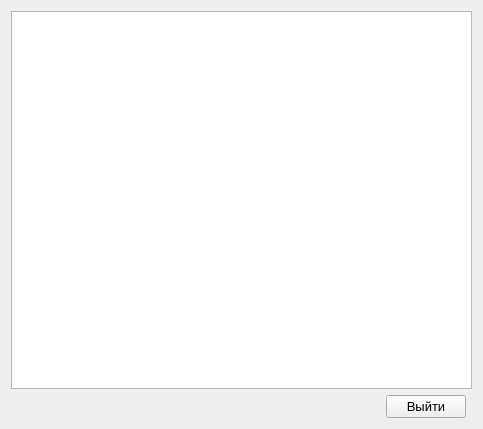
<?xml version="1.0" encoding="UTF-8"?>
<ui version="4.0">
 <class>Table</class>
 <widget class="QDialog" name="Table">
  <property name="geometry">
   <rect>
    <x>0</x>
    <y>0</y>
    <width>483</width>
    <height>429</height>
   </rect>
  </property>
  <property name="windowTitle">
   <string>Dialog</string>
  </property>
  <layout class="QGridLayout" name="gridLayout">
   <item row="0" column="0" colspan="4">
    <widget class="QTableView" name="tableView"/>
   </item>
   <item row="1" column="0">
    <spacer name="horizontalSpacer">
     <property name="orientation">
      <enum>Qt::Horizontal</enum>
     </property>
     <property name="sizeHint" stdset="0">
      <size>
       <width>364</width>
       <height>20</height>
      </size>
     </property>
    </spacer>
   </item>
   <item row="1" column="2">
    <widget class="QPushButton" name="exitButton">
     <property name="font">
      <font>
       <pointsize>10</pointsize>
      </font>
     </property>
     <property name="text">
      <string>Выйти</string>
     </property>
     <property name="autoDefault">
      <bool>false</bool>
     </property>
     <property name="default">
      <bool>false</bool>
     </property>
     <property name="flat">
      <bool>false</bool>
     </property>
    </widget>
   </item>
   <item row="1" column="3">
    <spacer name="horizontalSpacer_2">
     <property name="orientation">
      <enum>Qt::Horizontal</enum>
     </property>
     <property name="sizeHint" stdset="0">
      <size>
       <width>0</width>
       <height>20</height>
      </size>
     </property>
    </spacer>
   </item>
  </layout>
 </widget>
 <resources/>
 <connections/>
</ui>
